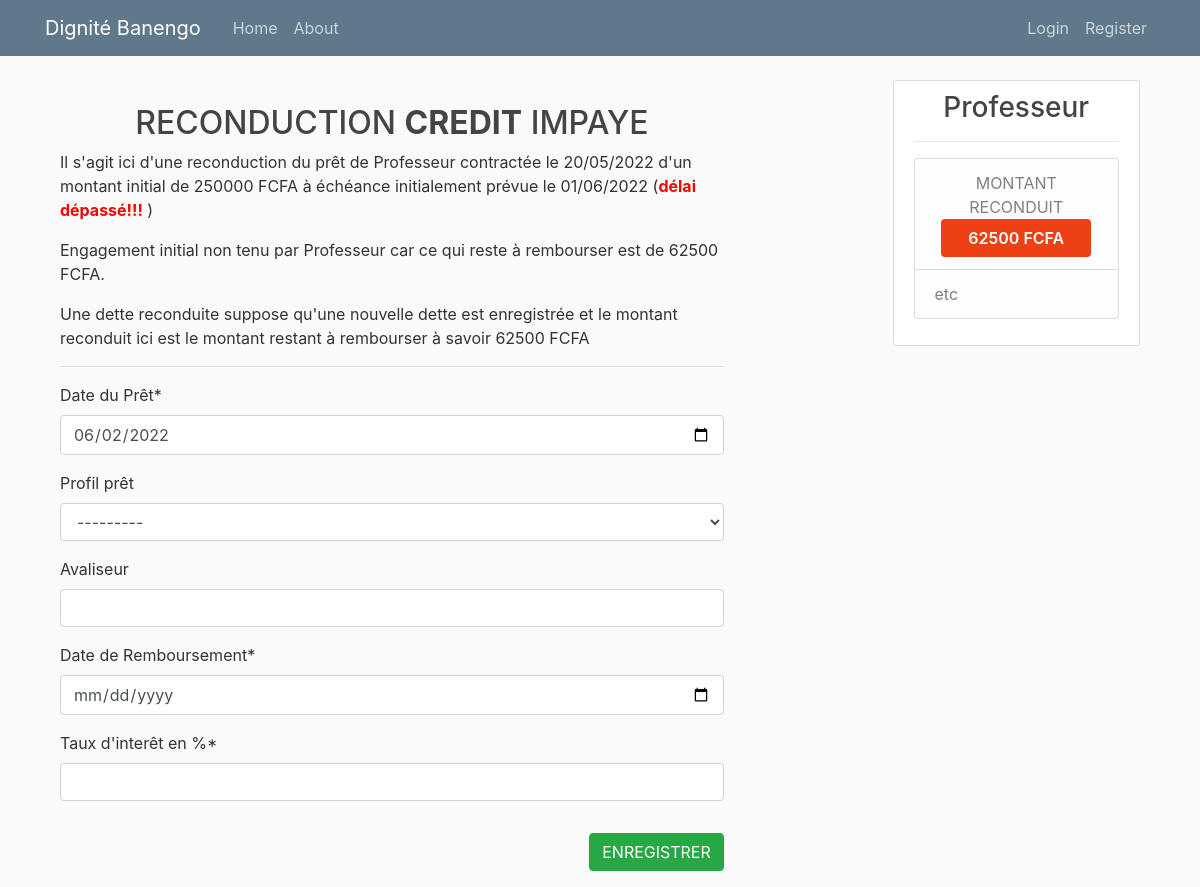
Page /bank/pret/reconduction/1/ on the committed database.
### bank/models.py (models this page shows, shortened)
class PretBank(models.Model):
    date_pret =models.DateTimeField()
    membre = models.ForeignKey(Membre, on_delete=models.CASCADE)
    profil_pret_bank = models.ForeignKey(ProfilPretBank, on_delete=models.SET_NULL, blank=True, null=True)
    montant = models.PositiveIntegerField()
    avaliseur = models.CharField(max_length=50, blank=True, null=True)
    date_remboursement =models.DateTimeField()
    taux_interet = models.PositiveIntegerField()
    created = models.DateTimeField(auto_now_add=True)
    updated = models.DateTimeField(auto_now=True)
    versement_remboursement = models.PositiveIntegerField(default=0)
    freeze = models.BooleanField(default=False)
    author= models.ForeignKey(User, on_delete=models.SET_NULL, blank=True, null=True)
    @property
    def montant_initial_remboursement(self):
        m = int(self.montant*(1+self.taux_interet*0.01))
        return m
    @property
    def reste_a_rembourser(self):
        v = self.montant_initial_remboursement - self.versement_remboursement
        return v

### tontine/models.py (models this page shows, shortened)
class Membre(models.Model):
    user = models.OneToOneField(User, on_delete=models.CASCADE)
    nom = models.CharField(max_length=100, unique=True)
    matricule = models.CharField(max_length=8, unique=True)
    telephone = models.CharField(max_length=10, blank=True, null=True)
    qualite = models.CharField(max_length=100, blank=True, null=True)
    profession = models.CharField(max_length=100, blank=True, null=True)
    sexe = models.CharField(choices=SEXE_CHOICES, max_length=1)
    date_naissance = models.DateField(blank=True, null=True)
    date_adhesion = models.DateField()
    created = models.DateTimeField(auto_now_add=True)
    updated = models.DateTimeField(auto_now=True)
    cotisation = models.ForeignKey(MontantCotisation, on_delete=models.CASCADE)
    presence = models.ForeignKey(MontantPresence, on_delete=models.CASCADE)
    sport = models.ForeignKey(MontantSport, on_delete=models.CASCADE)
    bank = models.ForeignKey(MontantBank, on_delete=models.SET_NULL, blank=True, null=True)
    bank_bool = models.BooleanField(default=False)
    cotisation_bool = models.BooleanField(default=False)
    presence_bool = models.BooleanField(default=True)
    total_impaye = models.IntegerField(default=0)
    total_seance = models.IntegerField(default=0)
    total_consigne = models.IntegerField(default=0)
    reserve = models.IntegerField(default=0)

### bank/views.py (the view)
# urls.py: path('pret/reconduction/<int:id>/', views.reconduction, name='reconduction'),
def reconduction(request, id):
    dette = get_object_or_404(PretBank, pk=id)
    if request.method == "POST":
        form = PretBankiForm(request.POST)
        if form.is_valid():
            membre = form.cleaned_data['membre']
            amount = form.cleaned_data['montant']
            form.instance.author = request.user
            form.save()
            messages.info(request, f'Reconduction de prêt pour {membre.nom} d\'un montant de {amount} FCFA !!!')
            return redirect('freeze', dette.id)
    else:
        form = PretBankiForm(initial={'montant': dette.reste_a_rembourser, 'membre': dette.membre,
                             'date_pret': dette.date_remboursement + timedelta(days=1)})
        context = {'form': form, 'dette': dette}
        return render(request, 'bank/reconduction.html', context)

### bank/forms.py
class PretBankiForm(forms.ModelForm):
    class Meta:
        model = PretBank
        fields = ('date_pret', 'membre', 'profil_pret_bank', 'montant', 'avaliseur', 'date_remboursement', 'taux_interet',)
        widgets={
                'montant': forms.HiddenInput(),
                'membre': forms.HiddenInput(),
                "date_pret": DateInput(),
                "date_remboursement": DateInput(),        }
        labels = {
            "date_pret": "Date du Prêt",
            "membre": "Membre",
            "profil_pret_bank": "Profil prêt",
            "montant": "Montant",
            "avaliseur": "Avaliseur",
            "date_remboursement": "Date de Remboursement",
            "taux_interet": "Taux d'interêt en %",
        }

### bank/templates/bank/reconduction.html (shortened to what this page needs)
{% extends "tontine/base.html" %}
{% load crispy_forms_tags %}
{% block content %}
<div class="container">
    <div class="row">
        <div class="col-md-9">
            <div class="row">
                <div class="col-md-10 md-0">
                    <br>
                    <h2 style="text-align: center;">RECONDUCTION <strong>CREDIT</strong> IMPAYE</h2>
                    <p>Il s'agit ici d'une reconduction du prêt de {{dette.membre.nom}} contractée le
                    {{dette.date_pret|date:"d/m/Y"}} d'un montant initial de {{dette.montant}} FCFA à échéance initialement prévue le {{dette.date_remboursement|date:"d/m/Y"}}
                    (<strong style="color: red;">délai dépassé!!!</strong> )</p>
                    <p>Engagement initial non tenu par {{dette.membre.nom}} car ce qui reste à rembourser est de {{dette.reste_a_rembourser}} FCFA.</p>
                    <p>Une dette reconduite suppose qu'une nouvelle dette est enregistrée et le montant reconduit ici est le montant restant à rembourser à savoir
                    {{dette.reste_a_rembourser}} FCFA</p>
                    <hr>
                    <form action="" method="post">
                        {{form|crispy}}
                        <button class="btn btn-success mt-3 mb-3" type="submit" style="float: right;">
                             ENREGISTRER
                        </button>
                    </form>
                    <br>
                </div>
            </div>
        </div>
        <div class="col-md-3">
            <div class="content-section">
                <h3 style="text-align: center;">{{dette.membre.nom}}</h3>
                <hr>
                <p class='text-muted'>
                  <ul class="list-group">
                    <li class="list-group-item list-group-item-light" style="text-align: center;">
                        MONTANT RECONDUIT<br>
                        <span class="btn" style="background-color: #ed4115; width: 150px; color: white; font-weight: 600;">{{dette.reste_a_rembourser}} FCFA</span>
                    </li>
                    <li class="list-group-item list-group-item-light">etc</li>
                  </ul>
                </p>
              </div>
        </div>
    </div>
</div>
{% endblock %}

### static/css/main.css (style rules this page uses)
body { background: #fafafa; color: #333333; margin-top: 5rem; }
h1, h2, h3, h4, h5, h6 { color: #444444; }
ul { margin: 0; }
.content-section { background: #ffffff; padding: 10px 20px; border: 1px solid #dddddd; border-radius: 3px; margin-bottom: 20px; }

### rows in the picture
PretBank: membre.nom "Professeur", date_pret "20/05/2022", montant "250000", date_remboursement "01/06/2022", reste_a_rembourser "62500"
